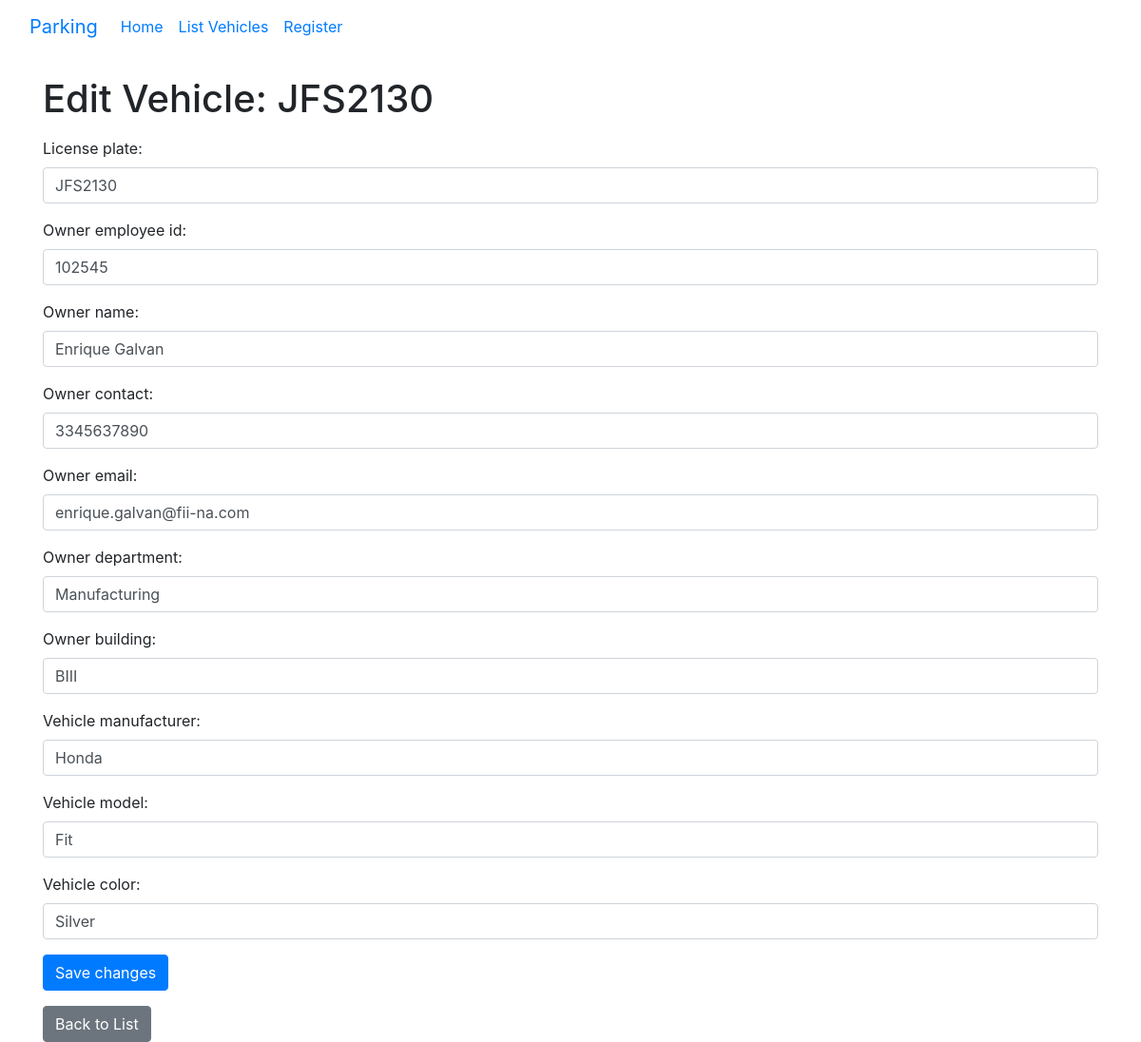
/edit/28/, run on the app's committed database.
### vehicles/models.py (models this page shows, shortened)
class Vehicle(models.Model):
    LICENSE_PLATE_MAX_LENGTH = 15
    EMPLOYEE_ID_MAX_LENGTH = 6
    license_plate = models.CharField(
        max_length=LICENSE_PLATE_MAX_LENGTH, unique=True)
    owner_employee_id = models.CharField(
        max_length=EMPLOYEE_ID_MAX_LENGTH, default="")
    owner_name = models.CharField(max_length=100)
    owner_contact = models.CharField(max_length=15)
    owner_email = models.EmailField(max_length=254)
    owner_department = models.CharField(max_length=254, default="")
    owner_building = models.CharField(max_length=254, default="")
    vehicle_manufacturer = models.CharField(max_length=100, default="")
    vehicle_model = models.CharField(max_length=100)
    vehicle_color = models.CharField(max_length=100)

### vehicles/views.py (the view)
# urls.py: path('edit/<int:pk>/', views.edit_vehicle, name='edit_vehicle'),
def edit_vehicle(request, pk):
    vehicle = get_object_or_404(Vehicle, pk=pk)
    if request.method == 'POST':
        form = VehicleForm(request.POST, instance=vehicle)
        if form.is_valid():
            form.save()
            return redirect('vehicles:list_vehicles')
    else:
        form = VehicleForm(instance=vehicle)
    return render(request, 'vehicles/edit_vehicle.html', {'form': form, 'vehicle': vehicle})

### vehicles/forms.py (shortened to what this page needs)
class VehicleForm(forms.ModelForm):
    class Meta:
        model = Vehicle
        fields = ['license_plate', 'owner_employee_id', 'owner_name',
                  'owner_contact', 'owner_email', 'owner_department', 'owner_building',
                  'vehicle_manufacturer', 'vehicle_model',
                  'vehicle_color']
        widgets = {
            'license_plate': forms.TextInput(attrs={'class': 'form-control'}),
            'owner_employee_id': forms.TextInput(attrs={'class': 'form-control'}),
            'owner_name': forms.TextInput(attrs={'class': 'form-control'}),
            'owner_contact': forms.TextInput(attrs={'class': 'form-control'}),
            'owner_email': forms.EmailInput(attrs={'class': 'form-control'}),
            'owner_department': forms.TextInput(attrs={'class': 'form-control'}),
            'owner_building': forms.TextInput(attrs={'class': 'form-control'}),
            'vehicle_manufacturer': forms.TextInput(attrs={'class': 'form-control'}),
            'vehicle_model': forms.TextInput(attrs={'class': 'form-control'}),
            'vehicle_color': forms.TextInput(attrs={'class': 'form-control'}),
        }

### vehicles/templates/vehicles/edit_vehicle.html (shortened to what this page needs)
{% extends 'vehicles/base.html' %}
{% block content %}
    <h1 class="mt-4">Edit Vehicle: {{ vehicle.license_plate }}</h1>
    <form method="post" class="mt-3">
        {{ form.as_p }}
        <button type="submit" class="btn btn-primary">Save changes</button>
    </form>
    <a href="{% url 'vehicles:list_vehicles' %}" class="btn btn-secondary mt-3">Back to List</a>
{% endblock %}

### data on the page
Vehicle: license_plate "JFS2130", owner_employee_id "102545", owner_name "Enrique Galvan", owner_contact "3345637890", owner_email "enrique.galvan@fii-na.com", owner_department "Manufacturing", owner_building "BIII", vehicle_manufacturer "Honda", vehicle_model "Fit", vehicle_color "Silver"
